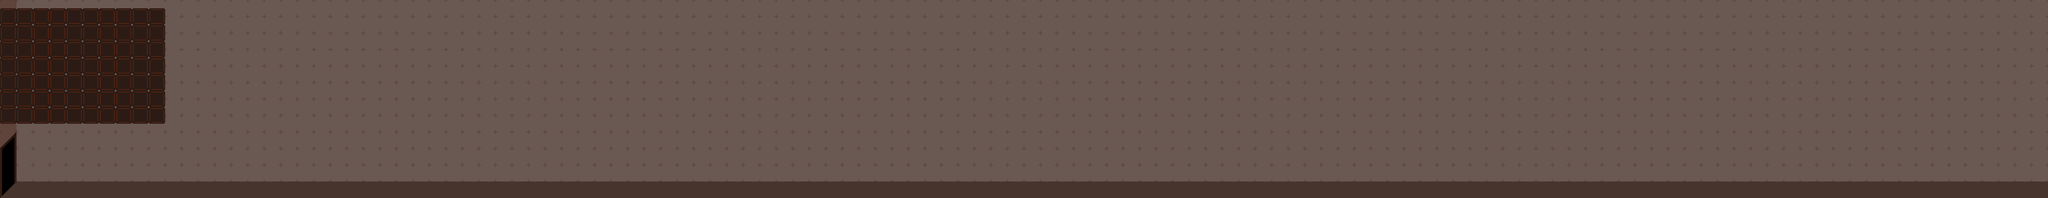

The image is a tile-based game level rendered from a .tmx file. Its description and source (layers, tilesets, objects; grid data summarised) follow:
An orthogonal 124x12 tile map with 32x32 px tiles, 2 tile layers (Tile Layer 1, Tile Layer 2) and 7 objects (PLAYER, teleport).

<map version="1.2" tiledversion="1.3.0" orientation="orthogonal" renderorder="left-up" compressionlevel="0" width="124" height="12" tilewidth="32" tileheight="32" infinite="0" nextlayerid="8" nextobjectid="40">
 <tileset firstgid="1" name="interior" tilewidth="32" tileheight="32" tilecount="256" columns="16">
  <image source="interior.png" width="512" height="512" />
 </tileset>
 <layer id="6" name="Tile Layer 1" width="124" height="12">
  <data>[1488 cells, 1488 non-empty, 6 distinct tile ids]</data>
 </layer>
 <layer id="7" name="Tile Layer 2" width="124" height="12" offsetx="0" offsety="16">
  <data>[1488 cells, 70 non-empty, 1 distinct tile ids]</data>
 </layer>
 <objectgroup id="2" name="collisions">
  <object id="7" x="0.0358518" y="-21.2311" width="4.898" height="406.032">
   <properties>
    <property name="physics.enabled" type="bool" value="true" />
   </properties>
  </object>
  <object id="9" type="PLAYER" x="69.2367" y="331.116">
   <properties>
    <property name="collision" type="bool" value="false" />
    <property name="lighting.color" type="color" value="#19ff816a" />
    <property name="lighting.range" type="float" value="200" />
   </properties>
   <point />
  </object>
  <object id="14" x="7.88433" y="370.88" width="3967.88" height="12.239">
   <properties>
    <property name="physics.enabled" type="bool" value="true" />
   </properties>
  </object>
  <object id="16" x="3962.58" y="-35.7378" width="4.898" height="406.032">
   <properties>
    <property name="physics.enabled" type="bool" value="true" />
   </properties>
  </object>
  <object id="34" type="teleport" x="9.5" y="275.25" width="15" height="79.5">
   <properties>
    <property name="collision" type="bool" value="false" />
    <property name="file" value="tmx/bathroom.tmx" />
    <property name="id" value="door-left" />
    <property name="producer" value="PLAYER" />
    <property name="target" value="door-right" />
    <property name="trigger.enteronly" type="bool" value="true" />
   </properties>
  </object>
  <object id="35" x="398" y="335">
   <properties>
    <property name="lighting.color" type="color" value="#283700ff" />
    <property name="lighting.range" type="float" value="500" />
   </properties>
   <point />
  </object>
  <object id="39" x="1.72667" y="-0.786167" width="317.38" height="239.739">
   <properties>
    <property name="physics.enabled" type="bool" value="true" />
   </properties>
  </object>
 </objectgroup>
</map>
